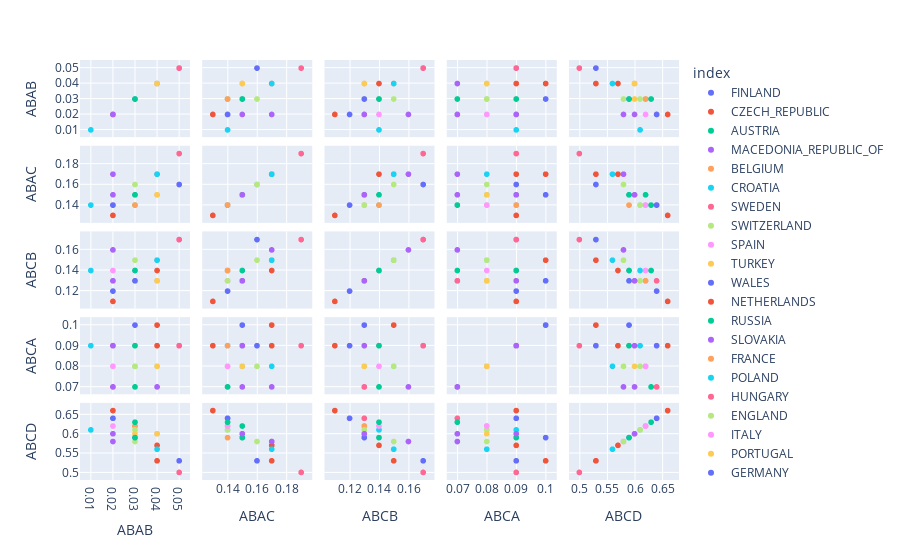

Notebook cell for this chart:
### Code cell
import plotly.express as px

features = all_patterns()

fig = px.scatter_matrix(
    df,
    dimensions=features,
    color=df.index
)
fig.update_traces(diagonal_visible=True)
fig.show()

### Figure 1 — Plotly figure (JSON) as saved in the notebook; plotly's stock layout.template omitted (floating-point values rounded to 4 significant figures)
{"data": [{"diagonal": {"visible": true}, "dimensions": [{"axis": {"matches": true}, "label": "ABAB", "values": [0.05]}, {"axis": {"matches": true}, "label": "ABAC", "values": [0.16]}, {"axis": {"matches": true}, "label": "ABCB", "values": [0.17]}, {"axis": {"matches": true}, "label": "ABCA", "values": [0.09]}, {"axis": {"matches": true}, "label": "ABCD", "values": [0.53]}], "hovertemplate": "index=FINLAND<br>%{xaxis.title.text}=%{x}<br>%{yaxis.title.text}=%{y}<extra></extra>", "legendgroup": "FINLAND", "marker": {"color": "#636efa", "symbol": "circle"}, "name": "FINLAND", "showlegend": true, "type": "splom"}, {"diagonal": {"visible": true}, "dimensions": [{"axis": {"matches": true}, "label": "ABAB", "values": [0.04]}, {"axis": {"matches": true}, "label": "ABAC", "values": [0.17]}, {"axis": {"matches": true}, "label": "ABCB", "values": [0.14]}, {"axis": {"matches": true}, "label": "ABCA", "values": [0.09]}, {"axis": {"matches": true}, "label": "ABCD", "values": [0.57]}], "hovertemplate": "index=CZECH_REPUBLIC<br>%{xaxis.title.text}=%{x}<br>%{yaxis.title.text}=%{y}<extra></extra>", "legendgroup": "CZECH_REPUBLIC", "marker": {"color": "#EF553B", "symbol": "circle"}, "name": "CZECH_REPUBLIC", "showlegend": true, "type": "splom"}, {"diagonal": {"visible": true}, "dimensions": [{"axis": {"matches": true}, "label": "ABAB", "values": [0.03]}, {"axis": {"matches": true}, "label": "ABAC", "values": [0.15]}, {"axis": {"matches": true}, "label": "ABCB", "values": [0.13]}, {"axis": {"matches": true}, "label": "ABCA", "values": [0.08]}, {"axis": {"matches": true}, "label": "ABCD", "values": [0.62]}], "hovertemplate": "index=AUSTRIA<br>%{xaxis.title.text}=%{x}<br>%{yaxis.title.text}=%{y}<extra></extra>", "legendgroup": "AUSTRIA", "marker": {"color": "#00cc96", "symbol": "circle"}, "name": "AUSTRIA", "showlegend": true, "type": "splom"}, {"diagonal": {"visible": true}, "dimensions": [{"axis": {"matches": true}, "label": "ABAB", "values": [0.04]}, {"axis": {"matches": true}, "label": "ABAC", "values": [0.15]}, {"axis": {"matches": true}, "label": "ABCB", "values": [0.13]}, {"axis": {"matches": true}, "label": "ABCA", "values": [0.07]}, {"axis": {"matches": true}, "label": "ABCD", "values": [0.6]}], "hovertemplate": "index=MACEDONIA_REPUBLIC_OF<br>%{xaxis.title.text}=%{x}<br>%{yaxis.title.text}=%{y}<extra></extra>", "legendgroup": "MACEDONIA_REPUBLIC_OF", "marker": {"color": "#ab63fa", "symbol": "circle"}, "name": "MACEDONIA_REPUBLIC_OF", "showlegend": true, "type": "splom"}, {"diagonal": {"visible": true}, "dimensions": [{"axis": {"matches": true}, "label": "ABAB", "values": [0.03]}, {"axis": {"matches": true}, "label": "ABAC", "values": [0.14]}, {"axis": {"matches": true}, "label": "ABCB", "values": [0.13]}, {"axis": {"matches": true}, "label": "ABCA", "values": [0.08]}, {"axis": {"matches": true}, "label": "ABCD", "values": [0.62]}], "hovertemplate": "index=BELGIUM<br>%{xaxis.title.text}=%{x}<br>%{yaxis.title.text}=%{y}<extra></extra>", "legendgroup": "BELGIUM", "marker": {"color": "#FFA15A", "symbol": "circle"}, "name": "BELGIUM", "showlegend": true, "type": "splom"}, {"diagonal": {"visible": true}, "dimensions": [{"axis": {"matches": true}, "label": "ABAB", "values": [0.01]}, {"axis": {"matches": true}, "label": "ABAC", "values": [0.14]}, {"axis": {"matches": true}, "label": "ABCB", "values": [0.14]}, {"axis": {"matches": true}, "label": "ABCA", "values": [0.09]}, {"axis": {"matches": true}, "label": "ABCD", "values": [0.61]}], "hovertemplate": "index=CROATIA<br>%{xaxis.title.text}=%{x}<br>%{yaxis.title.text}=%{y}<extra></extra>", "legendgroup": "CROATIA", "marker": {"color": "#19d3f3", "symbol": "circle"}, "name": "CROATIA", "showlegend": true, "type": "splom"}, {"diagonal": {"visible": true}, "dimensions": [{"axis": {"matches": true}, "label": "ABAB", "values": [0.02]}, {"axis": {"matches": true}, "label": "ABAC", "values": [0.14]}, {"axis": {"matches": true}, "label": "ABCB", "values": [0.13]}, {"axis": {"matches": true}, "label": "ABCA", "values": [0.07]}, {"axis": {"matches": true}, "label": "ABCD", "values": [0.64]}], "hovertemplate": "index=SWEDEN<br>%{xaxis.title.text}=%{x}<br>%{yaxis.title.text}=%{y}<extra></extra>", "legendgroup": "SWEDEN", "marker": {"color": "#FF6692", "symbol": "circle"}, "name": "SWEDEN", "showlegend": true, "type": "splom"}, {"diagonal": {"visible": true}, "dimensions": [{"axis": {"matches": true}, "label": "ABAB", "values": [0.03]}, {"axis": {"matches": true}, "label": "ABAC", "values": [0.14]}, {"axis": {"matches": true}, "label": "ABCB", "values": [0.13]}, {"axis": {"matches": true}, "label": "ABCA", "values": [0.08]}, {"axis": {"matches": true}, "label": "ABCD", "values": [0.61]}], "hovertemplate": "index=SWITZERLAND<br>%{xaxis.title.text}=%{x}<br>%{yaxis.title.text}=%{y}<extra></extra>", "legendgroup": "SWITZERLAND", "marker": {"color": "#B6E880", "symbol": "circle"}, "name": "SWITZERLAND", "showlegend": true, "type": "splom"}, {"diagonal": {"visible": true}, "dimensions": [{"axis": {"matches": true}, "label": "ABAB", "values": [0.02]}, {"axis": {"matches": true}, "label": "ABAC", "values": [0.14]}, {"axis": {"matches": true}, "label": "ABCB", "values": [0.14]}, {"axis": {"matches": true}, "label": "ABCA", "values": [0.08]}, {"axis": {"matches": true}, "label": "ABCD", "values": [0.62]}], "hovertemplate": "index=SPAIN<br>%{xaxis.title.text}=%{x}<br>%{yaxis.title.text}=%{y}<extra></extra>", "legendgroup": "SPAIN", "marker": {"color": "#FF97FF", "symbol": "circle"}, "name": "SPAIN", "showlegend": true, "type": "splom"}, {"diagonal": {"visible": true}, "dimensions": [{"axis": {"matches": true}, "label": "ABAB", "values": [0.03]}, {"axis": {"matches": true}, "label": "ABAC", "values": [0.15]}, {"axis": {"matches": true}, "label": "ABCB", "values": [0.13]}, {"axis": {"matches": true}, "label": "ABCA", "values": [0.09]}, {"axis": {"matches": true}, "label": "ABCD", "values": [0.6]}], "hovertemplate": "index=TURKEY<br>%{xaxis.title.text}=%{x}<br>%{yaxis.title.text}=%{y}<extra></extra>", "legendgroup": "TURKEY", "marker": {"color": "#FECB52", "symbol": "circle"}, "name": "TURKEY", "showlegend": true, "type": "splom"}, {"diagonal": {"visible": true}, "dimensions": [{"axis": {"matches": true}, "label": "ABAB", "values": [0.02]}, {"axis": {"matches": true}, "label": "ABAC", "values": [0.14]}, {"axis": {"matches": true}, "label": "ABCB", "values": [0.12]}, {"axis": {"matches": true}, "label": "ABCA", "values": [0.09]}, {"axis": {"matches": true}, "label": "ABCD", "values": [0.64]}], "hovertemplate": "index=WALES<br>%{xaxis.title.text}=%{x}<br>%{yaxis.title.text}=%{y}<extra></extra>", "legendgroup": "WALES", "marker": {"color": "#636efa", "symbol": "circle"}, "name": "WALES", "showlegend": true, "type": "splom"}, {"diagonal": {"visible": true}, "dimensions": [{"axis": {"matches": true}, "label": "ABAB", "values": [0.04]}, {"axis": {"matches": true}, "label": "ABAC", "values": [0.17]}, {"axis": {"matches": true}, "label": "ABCB", "values": [0.15]}, {"axis": {"matches": true}, "label": "ABCA", "values": [0.1]}, {"axis": {"matches": true}, "label": "ABCD", "values": [0.53]}], "hovertemplate": "index=NETHERLANDS<br>%{xaxis.title.text}=%{x}<br>%{yaxis.title.text}=%{y}<extra></extra>", "legendgroup": "NETHERLANDS", "marker": {"color": "#EF553B", "symbol": "circle"}, "name": "NETHERLANDS", "showlegend": true, "type": "splom"}, {"diagonal": {"visible": true}, "dimensions": [{"axis": {"matches": true}, "label": "ABAB", "values": [0.03]}, {"axis": {"matches": true}, "label": "ABAC", "values": [0.14]}, {"axis": {"matches": true}, "label": "ABCB", "values": [0.14]}, {"axis": {"matches": true}, "label": "ABCA", "values": [0.07]}, {"axis": {"matches": true}, "label": "ABCD", "values": [0.63]}], "hovertemplate": "index=RUSSIA<br>%{xaxis.title.text}=%{x}<br>%{yaxis.title.text}=%{y}<extra></extra>", "legendgroup": "RUSSIA", "marker": {"color": "#00cc96", "symbol": "circle"}, "name": "RUSSIA", "showlegend": true, "type": "splom"}, {"diagonal": {"visible": true}, "dimensions": [{"axis": {"matches": true}, "label": "ABAB", "values": [0.02]}, {"axis": {"matches": true}, "label": "ABAC", "values": [0.17]}, {"axis": {"matches": true}, "label": "ABCB", "values": [0.16]}, {"axis": {"matches": true}, "label": "ABCA", "values": [0.07]}, {"axis": {"matches": true}, "label": "ABCD", "values": [0.58]}], "hovertemplate": "index=SLOVAKIA<br>%{xaxis.title.text}=%{x}<br>%{yaxis.title.text}=%{y}<extra></extra>", "legendgroup": "SLOVAKIA", "marker": {"color": "#ab63fa", "symbol": "circle"}, "name": "SLOVAKIA", "showlegend": true, "type": "splom"}, {"diagonal": {"visible": true}, "dimensions": [{"axis": {"matches": true}, "label": "ABAB", "values": [0.03]}, {"axis": {"matches": true}, "label": "ABAC", "values": [0.14]}, {"axis": {"matches": true}, "label": "ABCB", "values": [0.14]}, {"axis": {"matches": true}, "label": "ABCA", "values": [0.09]}, {"axis": {"matches": true}, "label": "ABCD", "values": [0.59]}], "hovertemplate": "index=FRANCE<br>%{xaxis.title.text}=%{x}<br>%{yaxis.title.text}=%{y}<extra></extra>", "legendgroup": "FRANCE", "marker": {"color": "#FFA15A", "symbol": "circle"}, "name": "FRANCE", "showlegend": true, "type": "splom"}, {"diagonal": {"visible": true}, "dimensions": [{"axis": {"matches": true}, "label": "ABAB", "values": [0.04]}, {"axis": {"matches": true}, "label": "ABAC", "values": [0.17]}, {"axis": {"matches": true}, "label": "ABCB", "values": [0.15]}, {"axis": {"matches": true}, "label": "ABCA", "values": [0.08]}, {"axis": {"matches": true}, "label": "ABCD", "values": [0.56]}], "hovertemplate": "index=POLAND<br>%{xaxis.title.text}=%{x}<br>%{yaxis.title.text}=%{y}<extra></extra>", "legendgroup": "POLAND", "marker": {"color": "#19d3f3", "symbol": "circle"}, "name": "POLAND", "showlegend": true, "type": "splom"}, {"diagonal": {"visible": true}, "dimensions": [{"axis": {"matches": true}, "label": "ABAB", "values": [0.05]}, {"axis": {"matches": true}, "label": "ABAC", "values": [0.19]}, {"axis": {"matches": true}, "label": "ABCB", "values": [0.17]}, {"axis": {"matches": true}, "label": "ABCA", "values": [0.09]}, {"axis": {"matches": true}, "label": "ABCD", "values": [0.5]}], "hovertemplate": "index=HUNGARY<br>%{xaxis.title.text}=%{x}<br>%{yaxis.title.text}=%{y}<extra></extra>", "legendgroup": "HUNGARY", "marker": {"color": "#FF6692", "symbol": "circle"}, "name": "HUNGARY", "showlegend": true, "type": "splom"}, {"diagonal": {"visible": true}, "dimensions": [{"axis": {"matches": true}, "label": "ABAB", "values": [0.03]}, {"axis": {"matches": true}, "label": "ABAC", "values": [0.16]}, {"axis": {"matches": true}, "label": "ABCB", "values": [0.15]}, {"axis": {"matches": true}, "label": "ABCA", "values": [0.08]}, {"axis": {"matches": true}, "label": "ABCD", "values": [0.58]}], "hovertemplate": "index=ENGLAND<br>%{xaxis.title.text}=%{x}<br>%{yaxis.title.text}=%{y}<extra></extra>", "legendgroup": "ENGLAND", "marker": {"color": "#B6E880", "symbol": "circle"}, "name": "ENGLAND", "showlegend": true, "type": "splom"}, {"diagonal": {"visible": true}, "dimensions": [{"axis": {"matches": true}, "label": "ABAB", "values": [0.03]}, {"axis": {"matches": true}, "label": "ABAC", "values": [0.15]}, {"axis": {"matches": true}, "label": "ABCB", "values": [0.14]}, {"axis": {"matches": true}, "label": "ABCA", "values": [0.09]}, {"axis": {"matches": true}, "label": "ABCD", "values": [0.59]}], "hovertemplate": "index=ITALY<br>%{xaxis.title.text}=%{x}<br>%{yaxis.title.text}=%{y}<extra></extra>", "legendgroup": "ITALY", "marker": {"color": "#FF97FF", "symbol": "circle"}, "name": "ITALY", "showlegend": true, "type": "splom"}, {"diagonal": {"visible": true}, "dimensions": [{"axis": {"matches": true}, "label": "ABAB", "values": [0.04]}, {"axis": {"matches": true}, "label": "ABAC", "values": [0.15]}, {"axis": {"matches": true}, "label": "ABCB", "values": [0.13]}, {"axis": {"matches": true}, "label": "ABCA", "values": [0.08]}, {"axis": {"matches": true}, "label": "ABCD", "values": [0.6]}], "hovertemplate": "index=PORTUGAL<br>%{xaxis.title.text}=%{x}<br>%{yaxis.title.text}=%{y}<extra></extra>", "legendgroup": "PORTUGAL", "marker": {"color": "#FECB52", "symbol": "circle"}, "name": "PORTUGAL", "showlegend": true, "type": "splom"}, {"diagonal": {"visible": true}, "dimensions": [{"axis": {"matches": true}, "label": "ABAB", "values": [0.03]}, {"axis": {"matches": true}, "label": "ABAC", "values": [0.15]}, {"axis": {"matches": true}, "label": "ABCB", "values": [0.13]}, {"axis": {"matches": true}, "label": "ABCA", "values": [0.1]}, {"axis": {"matches": true}, "label": "ABCD", "values": [0.59]}], "hovertemplate": "index=GERMANY<br>%{xaxis.title.text}=%{x}<br>%{yaxis.title.text}=%{y}<extra></extra>", "legendgroup": "GERMANY", "marker": {"color": "#636efa", "symbol": "circle"}, "name": "GERMANY", "showlegend": true, "type": "splom"}, {"diagonal": {"visible": true}, "dimensions": [{"axis": {"matches": true}, "label": "ABAB", "values": [0.02]}, {"axis": {"matches": true}, "label": "ABAC", "values": [0.13]}, {"axis": {"matches": true}, "label": "ABCB", "values": [0.11]}, {"axis": {"matches": true}, "label": "ABCA", "values": [0.09]}, {"axis": {"matches": true}, "label": "ABCD", "values": [0.66]}], "hovertemplate": "index=SCOTLAND<br>%{xaxis.title.text}=%{x}<br>%{yaxis.title.text}=%{y}<extra></extra>", "legendgroup": "SCOTLAND", "marker": {"color": "#EF553B", "symbol": "circle"}, "name": "SCOTLAND", "showlegend": true, "type": "splom"}, {"diagonal": {"visible": true}, "dimensions": [{"axis": {"matches": true}, "label": "ABAB", "values": [0.03]}, {"axis": {"matches": true}, "label": "ABAC", "values": [0.15]}, {"axis": {"matches": true}, "label": "ABCB", "values": [0.14]}, {"axis": {"matches": true}, "label": "ABCA", "values": [0.09]}, {"axis": {"matches": true}, "label": "ABCD", "values": [0.59]}], "hovertemplate": "index=UKRAINE<br>%{xaxis.title.text}=%{x}<br>%{yaxis.title.text}=%{y}<extra></extra>", "legendgroup": "UKRAINE", "marker": {"color": "#00cc96", "symbol": "circle"}, "name": "UKRAINE", "showlegend": true, "type": "splom"}, {"diagonal": {"visible": true}, "dimensions": [{"axis": {"matches": true}, "label": "ABAB", "values": [0.02]}, {"axis": {"matches": true}, "label": "ABAC", "values": [0.15]}, {"axis": {"matches": true}, "label": "ABCB", "values": [0.13]}, {"axis": {"matches": true}, "label": "ABCA", "values": [0.09]}, {"axis": {"matches": true}, "label": "ABCD", "values": [0.6]}], "hovertemplate": "index=DENMARK<br>%{xaxis.title.text}=%{x}<br>%{yaxis.title.text}=%{y}<extra></extra>", "legendgroup": "DENMARK", "marker": {"color": "#ab63fa", "symbol": "circle"}, "name": "DENMARK", "showlegend": true, "type": "splom"}], "layout": {"dragmode": "select", "legend": {"title": {"text": "index"}, "tracegroupgap": 0}, "margin": {"t": 60}}}
